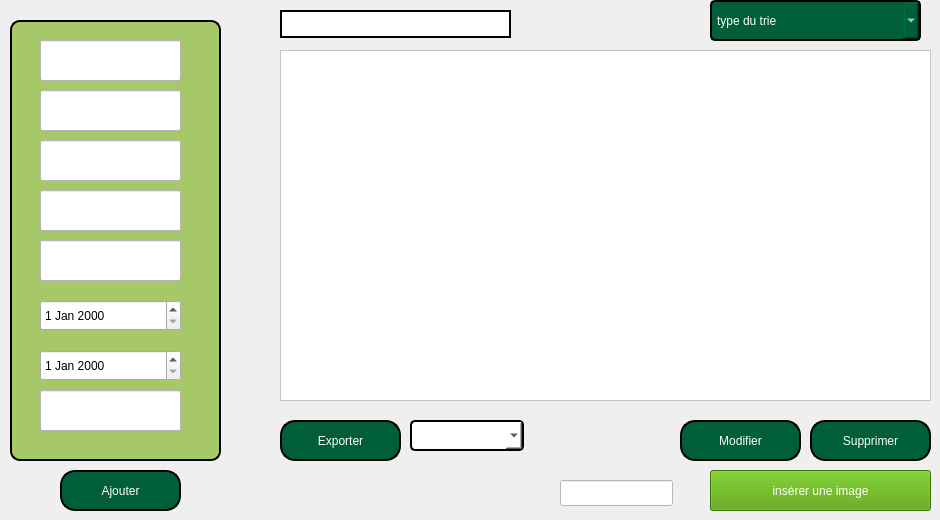
       <widget class="QWidget" name="tab_10">
        <attribute name="title">
         <string>Tab 1</string>
        </attribute>
        <widget class="QLineEdit" name="fournisseur">
         <property name="geometry">
          <rect>
           <x>40</x>
           <y>240</y>
           <width>141</width>
           <height>41</height>
          </rect>
         </property>
         <property name="styleSheet">
          <string notr="true">background-color: rgb(255, 255, 255);
color:black;</string>
         </property>
        </widget>
        <widget class="QLineEdit" name="nom1_3">
         <property name="geometry">
          <rect>
           <x>40</x>
           <y>90</y>
           <width>141</width>
           <height>41</height>
          </rect>
         </property>
         <property name="styleSheet">
          <string notr="true">background-color: rgb(255, 255, 255);
color:black;</string>
         </property>
        </widget>
        <widget class="QLabel" name="label_10">
         <property name="geometry">
          <rect>
           <x>10</x>
           <y>10</y>
           <width>211</width>
           <height>451</height>
          </rect>
         </property>
         <property name="styleSheet">
          <string notr="true">QLabel {
    background-color: #a6c868;     /* Set background color to white */
    border: 2px solid;   /* Set border color */
    border-radius: 10px;         /* Rounded corners */
    margin-top: 10px;            /* Space for the title */
    padding: 10px;               /* Padding inside the box */
}</string>
         </property>
         <property name="text">
          <string/>
         </property>
        </widget>
        <widget class="QLineEdit" name="id_stock">
         <property name="geometry">
          <rect>
           <x>40</x>
           <y>40</y>
           <width>141</width>
           <height>41</height>
          </rect>
         </property>
         <property name="font">
          <font>
           <pointsize>8</pointsize>
          </font>
         </property>
         <property name="styleSheet">
          <string notr="true">background-color: rgb(255, 255, 255);
color:black;</string>
         </property>
        </widget>
        <widget class="QLineEdit" name="condition_s">
         <property name="geometry">
          <rect>
           <x>40</x>
           <y>390</y>
           <width>141</width>
           <height>41</height>
          </rect>
         </property>
         <property name="styleSheet">
          <string notr="true">background-color: rgb(255, 255, 255);
color:black;</string>
         </property>
        </widget>
        <widget class="QLineEdit" name="categorie">
         <property name="geometry">
          <rect>
           <x>40</x>
           <y>140</y>
           <width>141</width>
           <height>41</height>
          </rect>
         </property>
         <property name="styleSheet">
          <string notr="true">background-color: rgb(255, 255, 255);
color:black;</string>
         </property>
        </widget>
        <widget class="QLineEdit" name="quantite_disp">
         <property name="geometry">
          <rect>
           <x>40</x>
           <y>190</y>
           <width>141</width>
           <height>41</height>
          </rect>
         </property>
         <property name="styleSheet">
          <string notr="true">background-color: rgb(255, 255, 255);
color:black;</string>
         </property>
        </widget>
        <widget class="QTableView" name="tableView_8">
         <property name="geometry">
          <rect>
           <x>280</x>
           <y>50</y>
           <width>651</width>
           <height>351</height>
          </rect>
         </property>
         <property name="styleSheet">
          <string notr="true">background-color: rgb(255, 255, 255);</string>
         </property>
        </widget>
        <widget class="QPushButton" name="pushButton_14">
         <property name="geometry">
          <rect>
           <x>60</x>
           <y>470</y>
           <width>121</width>
           <height>41</height>
          </rect>
         </property>
         <property name="styleSheet">
          <string notr="true">QPushButton {
    color: white;                      /* Text color */
    border: 2px solid black;         /* Border width and color */
    border-radius: 15px;              /* Round the corners */
    background-color: #005e38;        /* Optional: Set a background color */
    padding: 10px 20px;               /* Add padding for better aesthetics */
}

QPushButton:hover {
    background-color: #45a049;        /* Change background color on hover */
}

QPushButton:pressed {
    background-color: #3e8e41;        /* Change background color when pressed */
}</string>
         </property>
         <property name="text">
          <string>Ajouter</string>
         </property>
        </widget>
        <widget class="QPushButton" name="pushButton_15">
         <property name="geometry">
          <rect>
           <x>280</x>
           <y>420</y>
           <width>121</width>
           <height>41</height>
          </rect>
         </property>
         <property name="styleSheet">
          <string notr="true">QPushButton {
    color: white;                      /* Text color */
    border: 2px solid black;         /* Border width and color */
    border-radius: 15px;              /* Round the corners */
    background-color: #005e38;        /* Optional: Set a background color */
    padding: 10px 20px;               /* Add padding for better aesthetics */
}

QPushButton:hover {
    background-color: #45a049;        /* Change background color on hover */
}

QPushButton:pressed {
    background-color: #3e8e41;        /* Change background color when pressed */
}</string>
         </property>
         <property name="text">
          <string>Exporter</string>
         </property>
        </widget>
        <widget class="QPushButton" name="pushButton_16">
         <property name="geometry">
          <rect>
           <x>680</x>
           <y>420</y>
           <width>121</width>
           <height>41</height>
          </rect>
         </property>
         <property name="styleSheet">
          <string notr="true">QPushButton {
    color: white;                      /* Text color */
    border: 2px solid black;         /* Border width and color */
    border-radius: 15px;              /* Round the corners */
    background-color: #005e38;        /* Optional: Set a background color */
    padding: 10px 20px;               /* Add padding for better aesthetics */
}

QPushButton:hover {
    background-color: #45a049;        /* Change background color on hover */
}

QPushButton:pressed {
    background-color: #3e8e41;        /* Change background color when pressed */
}</string>
         </property>
         <property name="text">
          <string>Modifier</string>
         </property>
        </widget>
        <widget class="QPushButton" name="pushButton_17">
         <property name="geometry">
          <rect>
           <x>810</x>
           <y>420</y>
           <width>121</width>
           <height>41</height>
          </rect>
         </property>
         <property name="styleSheet">
          <string notr="true">QPushButton {
    color: white;                      /* Text color */
    border: 2px solid black;         /* Border width and color */
    border-radius: 15px;              /* Round the corners */
    background-color: #005e38;        /* Optional: Set a background color */
    padding: 10px 20px;               /* Add padding for better aesthetics */
}

QPushButton:hover {
    background-color: #45a049;        /* Change background color on hover */
}

QPushButton:pressed {
    background-color: #3e8e41;        /* Change background color when pressed */
}</string>
         </property>
         <property name="text">
          <string>Supprimer</string>
         </property>
        </widget>
        <widget class="QLineEdit" name="IDR">
         <property name="geometry">
          <rect>
           <x>280</x>
           <y>10</y>
           <width>231</width>
           <height>28</height>
          </rect>
         </property>
         <property name="styleSheet">
          <string notr="true">background-color: rgb(255, 255, 255);
border: 2px solid black;
color:black;</string>
         </property>
        </widget>
        <widget class="QComboBox" name="comboBox_8">
         <property name="geometry">
          <rect>
           <x>410</x>
           <y>420</y>
           <width>114</width>
           <height>31</height>
          </rect>
         </property>
         <property name="styleSheet">
          <string notr="true">QComboBox {
    background-color: white;/* Background color */
    color: black;              /* Text color */
    border: 2px solid black;   /* Border color and thickness */
    border-radius: 5px;         /* Rounded corners */
    padding: 5px;               /* Padding around the text */
    min-width: 100px;           /* Minimum width */
}





QComboBox:hover {
    border: 2px solid #a6c868 ;  /* Darker border on hover */
}

QComboBox:editable {
    background-color: white;        /* Background color when editable */
}

QComboBox:!editable, QComboBox::drop-down:editable {
    background-color:  white;       /* Background color when not editable */
}

QComboBox:focus {
    border: 2px solid black;  /* Border color when focused */
}
</string>
         </property>
        </widget>
        <widget class="QLineEdit" name="immg">
         <property name="geometry">
          <rect>
           <x>560</x>
           <y>480</y>
           <width>113</width>
           <height>26</height>
          </rect>
         </property>
         <property name="styleSheet">
          <string notr="true">background-color: rgb(255, 255, 255);</string>
         </property>
        </widget>
        <widget class="QPushButton" name="afiicher_imgb">
         <property name="geometry">
          <rect>
           <x>710</x>
           <y>470</y>
           <width>221</width>
           <height>41</height>
          </rect>
         </property>
         <property name="styleSheet">
          <string notr="true">background-color: rgb(255, 255, 255);
background-color: rgb(79, 158, 0);
color: rgb(255, 255, 255);
border-color: rgb(0, 0, 0);
border-color: rgb(0, 0, 0);</string>
         </property>
         <property name="text">
          <string>insérer une image</string>
         </property>
        </widget>
        <widget class="QDateEdit" name="dateaq2">
         <property name="geometry">
          <rect>
           <x>40</x>
           <y>300</y>
           <width>141</width>
           <height>31</height>
          </rect>
         </property>
        </widget>
        <widget class="QDateEdit" name="date_ex2">
         <property name="geometry">
          <rect>
           <x>40</x>
           <y>350</y>
           <width>141</width>
           <height>31</height>
          </rect>
         </property>
        </widget>
        <widget class="QComboBox" name="comboBox_9">
         <property name="geometry">
          <rect>
           <x>710</x>
           <y>0</y>
           <width>211</width>
           <height>41</height>
          </rect>
         </property>
         <property name="styleSheet">
          <string notr="true">QComboBox {
    background-color: rgb(0, 85, 0);/* Background color */
    color: #ffffff;              /* Text color */
    border: 2px solid black;   /* Border color and thickness */
    border-radius: 5px;         /* Rounded corners */
    padding: 5px;               /* Padding around the text */
    min-width: 150px;           /* Minimum width */
}





QComboBox:hover {
    border: 2px solid #a6c868 ;  /* Darker border on hover */
}

QComboBox:editable {
    background-color: rgb(0, 85, 0);        /* Background color when editable */
}

QComboBox:!editable, QComboBox::drop-down:editable {
    background-color:  #005e38;       /* Background color when not editable */
}

QComboBox:focus {
    border: 2px solid black;  /* Border color when focused */
}
</string>
         </property>
         <item>
          <property name="text">
           <string>type du trie</string>
          </property>
         </item>
         <item>
          <property name="text">
           <string>NOMS en ordre ascendant</string>
          </property>
         </item>
         <item>
          <property name="text">
           <string>NOMS en ordre descendant</string>
          </property>
         </item>
         <item>
          <property name="text">
           <string>DATES en ordre ascendant</string>
          </property>
         </item>
         <item>
          <property name="text">
           <string>DATES en ordre descendant</string>
          </property>
         </item>
         <item>
          <property name="text">
           <string>DATEAS en ordre ascendant</string>
          </property>
         </item>
         <item>
          <property name="text">
           <string>DATEAS en ordre descendant</string>
          </property>
         </item>
         <item>
          <property name="text">
           <string/>
          </property>
         </item>
         <item>
          <property name="text">
           <string/>
          </property>
         </item>
         <item>
          <property name="text">
           <string/>
          </property>
         </item>
        </widget>
        <zorder>label_10</zorder>
        <zorder>id_stock</zorder>
        <zorder>condition_s</zorder>
        <zorder>categorie</zorder>
        <zorder>quantite_disp</zorder>
        <zorder>tableView_8</zorder>
        <zorder>pushButton_14</zorder>
        <zorder>pushButton_15</zorder>
        <zorder>pushButton_16</zorder>
        <zorder>pushButton_17</zorder>
        <zorder>IDR</zorder>
        <zorder>nom1_3</zorder>
        <zorder>fournisseur</zorder>
        <zorder>comboBox_8</zorder>
        <zorder>immg</zorder>
        <zorder>afiicher_imgb</zorder>
        <zorder>dateaq2</zorder>
        <zorder>date_ex2</zorder>
        <zorder>comboBox_9</zorder>
       </widget>
